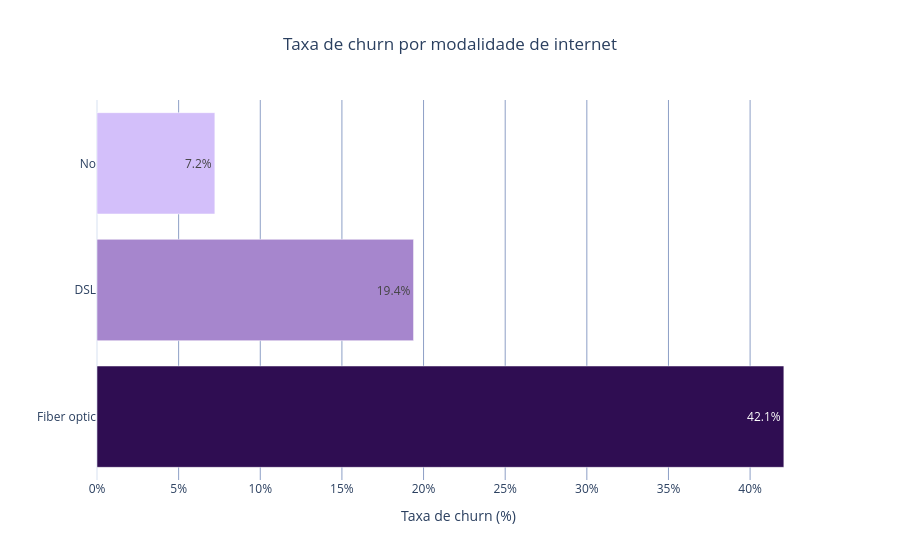

Notebook cell for this chart:
### Code cell
gold_churn_internet = tabela_taxa_por_categoria(df_gold, "ServicoInternet", "ServicoInternet")
display(gold_churn_internet)

fig = px.bar(
    gold_churn_internet, x="TaxaChurnPct", y="ServicoInternet", orientation="h",
    text=gold_churn_internet["TaxaChurnPct"].map(lambda x: f"{x:.1f}%"),
    custom_data=["Clientes", "Cancelamentos"], color="TaxaChurnPct", color_continuous_scale=[
    "#D3BFFA",
    "#B299D6",
    "#9569C0",
    "#72459C",
    "#2F0D52"
],
    title="Taxa de churn por modalidade de internet",
    labels={"TaxaChurnPct": "Taxa de churn (%)", "ServicoInternet": "Serviço de internet"},
    template="plotly_white"
)
fig.update_traces(hovertemplate="<b>%{y}</b><br>Taxa de churn: %{x:.1f}%<br>Clientes: %{customdata[0]:,}<br>Cancelamentos: %{customdata[1]:,}<extra></extra>")
fig.update_layout(title_x=0.5, coloraxis_showscale=False, xaxis=dict(ticksuffix="%", gridcolor="#8D9FC6"), yaxis_title="")
fig.show()

### Figure 1 — Plotly figure (JSON) as saved in the notebook; plotly's stock layout.template omitted (floating-point values rounded to 4 significant figures)
{"data": [{"customdata": [[2477, 1042], [1924, 373], [1233, 89]], "hovertemplate": "<b>%{y}</b><br>Taxa de churn: %{x:.1f}%<br>Clientes: %{customdata[0]:,}<br>Cancelamentos: %{customdata[1]:,}<extra></extra>", "legendgroup": "", "marker": {"color": [42.07, 19.39, 7.218], "coloraxis": "coloraxis", "pattern": {"shape": ""}}, "name": "", "orientation": "h", "showlegend": false, "text": ["42.1%", "19.4%", "7.2%"], "textposition": "auto", "type": "bar", "x": [42.07, 19.39, 7.218], "xaxis": "x", "y": ["Fiber optic", "DSL", "No"], "yaxis": "y"}], "layout": {"barmode": "relative", "coloraxis": {"autocolorscale": false, "colorbar": {"title": {"text": "Taxa de churn (%)"}}, "colorscale": [[0, "#D3BFFA"], [0.25, "#B299D6"], [0.5, "#9569C0"], [0.75, "#72459C"], [1, "#2F0D52"]], "showscale": false}, "legend": {"tracegroupgap": 0}, "title": {"text": "Taxa de churn por modalidade de internet", "x": 0.5}, "xaxis": {"anchor": "y", "domain": [0, 1], "gridcolor": "#8D9FC6", "ticksuffix": "%", "title": {"text": "Taxa de churn (%)"}}, "yaxis": {"anchor": "x", "domain": [0, 1], "title": {"text": ""}}}}
